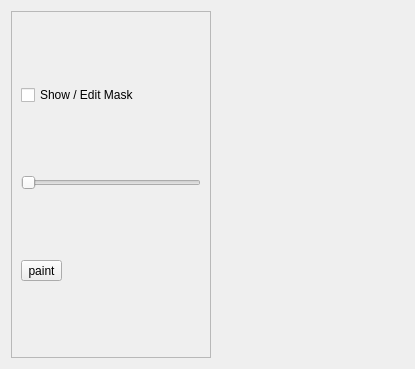
<?xml version="1.0" encoding="UTF-8"?>
<ui version="4.0">
 <class>Form</class>
 <widget class="QWidget" name="Form">
  <property name="geometry">
   <rect>
    <x>0</x>
    <y>0</y>
    <width>415</width>
    <height>369</height>
   </rect>
  </property>
  <property name="windowTitle">
   <string>Form</string>
  </property>
  <layout class="QHBoxLayout" name="horizontalLayout">
   <item>
    <widget class="QFrame" name="frame">
     <property name="maximumSize">
      <size>
       <width>200</width>
       <height>16777215</height>
      </size>
     </property>
     <property name="frameShape">
      <enum>QFrame::StyledPanel</enum>
     </property>
     <property name="frameShadow">
      <enum>QFrame::Raised</enum>
     </property>
     <layout class="QVBoxLayout" name="verticalLayout">
      <item>
       <widget class="QCheckBox" name="checkBox">
        <property name="text">
         <string>Show / Edit Mask</string>
        </property>
       </widget>
      </item>
      <item>
       <widget class="QSlider" name="horizontalSlider">
        <property name="orientation">
         <enum>Qt::Horizontal</enum>
        </property>
       </widget>
      </item>
      <item>
       <widget class="QToolButton" name="toolButton">
        <property name="text">
         <string>paint</string>
        </property>
       </widget>
      </item>
     </layout>
    </widget>
   </item>
   <item>
    <widget class="QWidget" name="widget" native="true"/>
   </item>
  </layout>
 </widget>
 <resources/>
 <connections/>
</ui>
